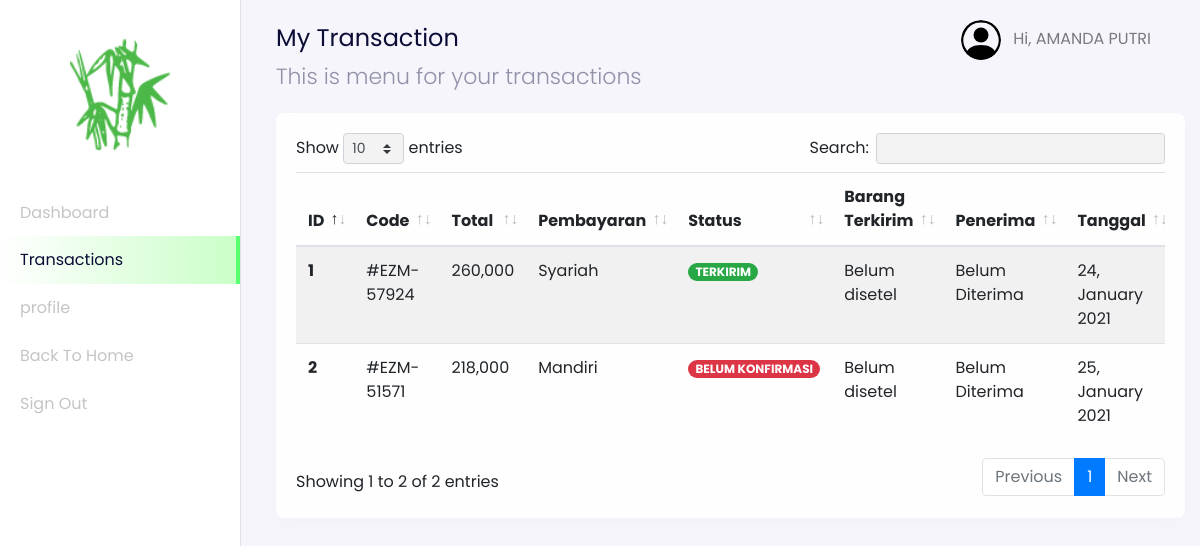
The page /user/index.php?page=transactions (signed in) on the database its author committed.
### tables this page shows
CREATE TABLE `users` (
  `id_user` int(11) NOT NULL,
  `name` varchar(255) NOT NULL,
  `email` varchar(255) NOT NULL,
  `password` varchar(255) NOT NULL,
  `address` text,
  `phone_number` varchar(255) NOT NULL,
  `postal_code` varchar(191) NOT NULL,
  `roles` varchar(255) NOT NULL
);

CREATE TABLE `transactions` (
  `id_transaction` int(11) NOT NULL,
  `user_id` int(11) NOT NULL,
  `total_price` int(11) NOT NULL,
  `city` varchar(255) NOT NULL,
  `rekening_id` int(11) NOT NULL,
  `transaction_status` varchar(255) NOT NULL,
  `weight_total` int(11) NOT NULL,
  `delivered` int(11) NOT NULL,
  `photo_transaction` varchar(255) NOT NULL,
  `code` varchar(255) NOT NULL,
  `receiver` varchar(255) NOT NULL,
  `time_arrived` timestamp NULL DEFAULT NULL,
  `created_at` timestamp NOT NULL DEFAULT CURRENT_TIMESTAMP
);

CREATE TABLE `rekening_numbers` (
  `id_rekening` int(11) NOT NULL,
  `bank_name` varchar(255) NOT NULL,
  `number` varchar(255) NOT NULL,
  `rekening_name` varchar(255) NOT NULL
);

### config/config.php (called while the page is built, shortened)
<?php
$host = 'localhost';
$user = 'root';
$password = '';
$dbname = 'bamboo_art';
$conn = mysqli_connect($host, $user, $password, $dbname);
function query($query)
{
    global $conn;
    $result = mysqli_query($conn, $query);
    $rows = [];
    while ($row = mysqli_fetch_assoc($result)) {
        $rows[] = $row;
    }
    return $rows;
}
?>

### user/transaction/dashboard-user-transactions.php (the view, shortened to what this page needs)
<nav
  class="navbar navbar-expand-lg navbar-light navbar-store fixed-top"
  data-aos="fade-down"
>
  <div class="container-fluid">
    <div class="collpase navbar-collapse" id="navbarResponsive">
      <ul class="navbar-nav d-none d-lg-flex ml-auto">
        <li class="nav-item dropdown">
          <a
            href="#"
            class="nav-link"
            id="navbarDropdown"
            role="button"
            data-toggle="dropdown"
          >
            <img
              src="../assets/images/person-circle.svg"
              alt="profile"
              height="40px"
              class="rounded-circle mr-2 profile-picture"
            />
            <?php
              $id_user = $_SESSION['user'];
              $user = query("SELECT * FROM users WHERE id_user = $id_user")[0];
            ?>
            Hi, <?= $user["name"]; ?>
          </a>
        </li>
      </ul>
    </div>
  </div>
</nav>
<div class="section-content section-dashboard-home" data-aos="fade-up">
  <div class="container-fluid">
    <div class="dashboard-heading">
      <h2 class="dashboard-title">My Transaction</h2>
      <p class="dashboard-subtitle">This is menu for your transactions</p>
    </div>
    <div class="dashboard-content">
      <div class="row mt-4">
        <div class="col-12">
          <div class="card">
            <div class="card-body">
              <div class="row">
                <div class="col-12">
                  <div class="table-responsive">
                    <table class="table table-striped table-hover" id="table">
                      <thead>
                        <tr>
                          <th scope="col">ID</th>
                          <th scope="col">Code</th>
                          <th scope="col">Total</th>
                          <th scope="col">Pembayaran</th>
                          <th scope="col">Status</th>
                          <th scope="col">Barang Terkirim</th>
                          <th scope="col">Penerima</th>
                          <th scope="col">Tanggal</th>
                        </tr>
                      </thead>
                      <tbody>
                        <?php
                          $no = 1;
                          $user_id = $_SESSION["user"];
                          $query = "SELECT * FROM transactions INNER JOIN users ON transactions.user_id = users.id_user INNER JOIN rekening_numbers ON transactions.rekening_id = rekening_numbers.id_rekening WHERE user_id = $user_id";
                          $transactions = query($query);
                        ?>
                        <?php foreach ($transactions as $transaction) : ?>
                          <tr>
                            <th scope="row"><?= $no; ?></th>
                            <td>#<?= $transaction["code"]; ?></td>
                            <td><?= number_format($transaction["total_price"]); ?></td>
                            <td><?= $transaction["bank_name"]; ?></td>
                            <td>
                              <?php if ($transaction["transaction_status"] == "BELUM KONFIRMASI") : ?>
                                <span class="badge badge-pill badge-danger"><?= $transaction["transaction_status"]; ?></span>
                              <?php elseif($transaction["transaction_status"] == "TERKONFIRMASI"): ?>
                              <span class="badge badge-pill badge-warning"><?= $transaction["transaction_status"]; ?></span>
                              <?php elseif($transaction["transaction_status"] == "PICKUP") : ?>
                                <span class="badge badge-pill badge-primary"><?= $transaction["transaction_status"]; ?></span>
                              <?php else: ?>
                                <span class="badge badge-pill badge-success"><?= $transaction["transaction_status"]; ?></span>
                              <?php endif; ?>
                            </td>
                            <?php
                              $barangTiba = $transaction["time_arrived"];
                            ?>
                            <?php if (isset($transaction["time_arrived"])) : ?>
                              <td><?= date('d-m-Y H:i:s', strtotime($barangTiba) ); ?></td>
                            <?php else : ?>
                              <td>Belum disetel</td>
                            <?php endif;?>
                            <?php if (isset($transaction["receiver"])) : ?>
                              <td><?= $transaction["receiver"] ? $transaction['receiver'] : 'Belum Diterima'; ?></td>
                            <?php endif;?>
                            <?php
                              $tanggal = $transaction["created_at"];
                            ?>
                            <td><?= date('d, F Y', strtotime($tanggal)); ?></td>
                          <?php $no++ ?>
                        <?php endforeach;?>
                      </tbody>
                    </table>
                  </div>
                </div>
              </div>
            </div>
          </div>
        </div>
      </div>
    </div>
  </div>
</div>

### rows shown on the page
users: name "AMANDA PUTRI"
transactions: code "EZM-57924", total_price "260,000", rekening_numbers.bank_name "Syariah", transaction_status "TERKIRIM", shows "Belum disetel", receiver "Belum Diterima", created_at "24, January 2021"
transactions: code "EZM-51571", total_price "218,000", rekening_numbers.bank_name "Mandiri", transaction_status "BELUM KONFIRMASI", shows "Belum disetel", receiver "Belum Diterima", created_at "25, January 2021"
